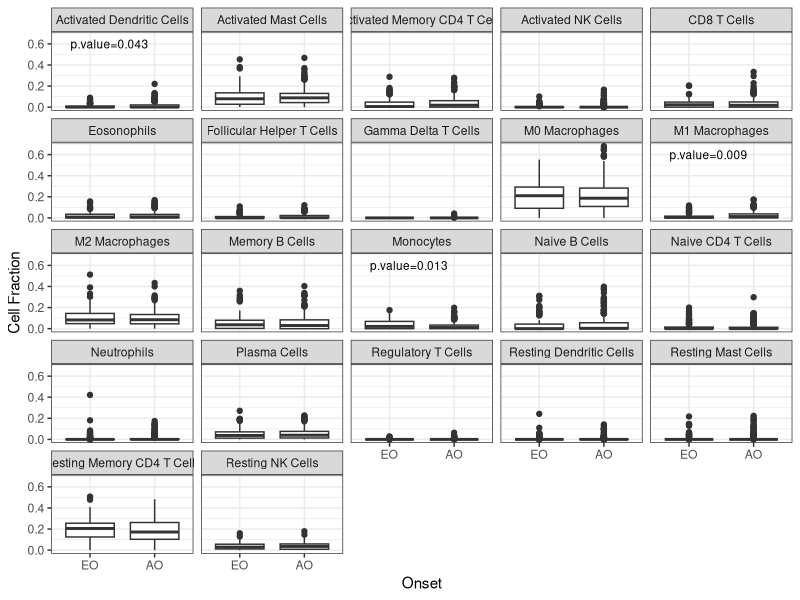
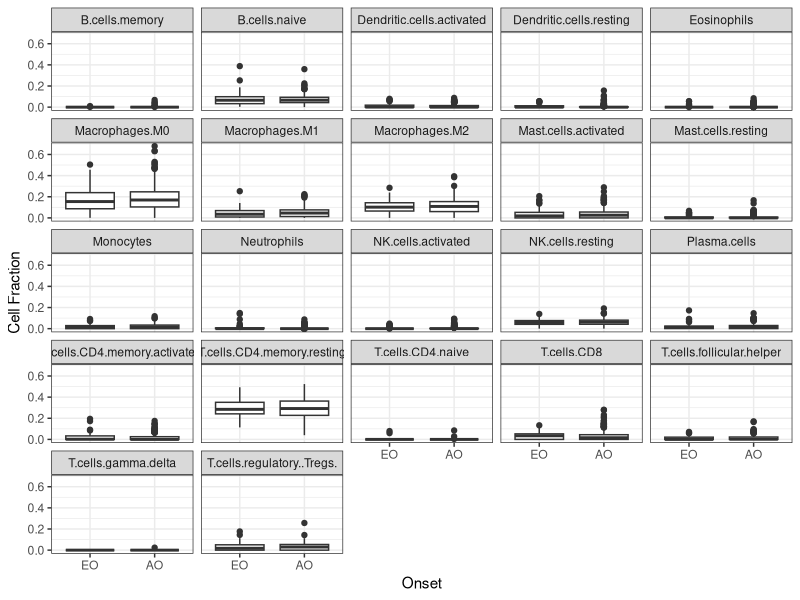
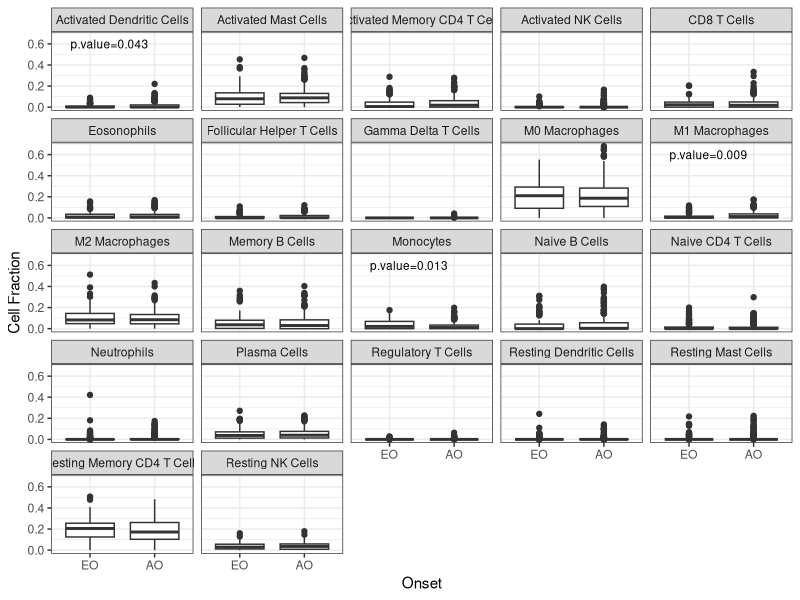
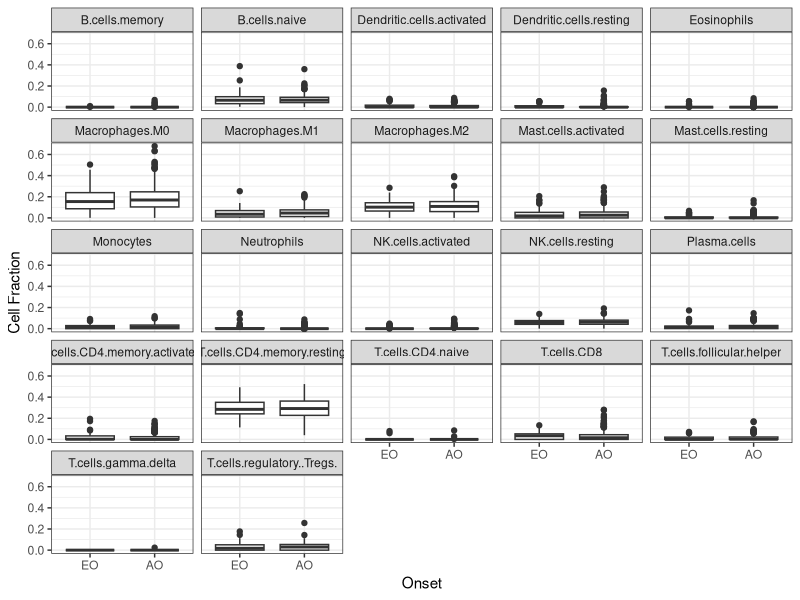

Generate these figures, in order, with R:
## ---- chunk 1
knitr::opts_chunk$set(echo = TRUE)
library(tidyverse)
## ---- chunk 2
orien.immune <- read.csv("../tables/s_orien-immune-frac.csv")
tcga.immune <- read.csv("../tables/s_tcga-immune-frac.csv")

orien.clin <- read.csv("../data/clinical_ORIEN_curated.csv")
tcga.clin <- read.csv("../data/clinical_TCGA_curated.csv")
## ---- chunk 3
oldlabs <- c("B.cells.naive", "B.cells.memory", 
             "Plasma.cells", "T.cells.CD8", "T.cells.CD4.naive", 
             "T.cells.CD4.memory.resting", "T.cells.CD4.memory.activated", "T.cells.follicular.helper",
             "T.cells.gamma.delta", "T.cells.regulatory..Tregs.", "NK.cells.resting", 
             "NK.cells.activated", "Monocytes", "Macrophages.M0", 
             "Macrophages.M1", "Macrophages.M2", "Dendritic.cells.resting", 
             "Dendritic.cells.activated", "Mast.cells.resting", "Mast.cells.activated", 
             "Eosinophils", "Neutrophils", "TILs")

newlabs <- c("Naive B Cells", "Memory B Cells", 
             "Plasma Cells", "CD8 T Cells", "Naive CD4 T Cells", 
             "Resting Memory CD4 T Cells", "Activated Memory CD4 T Cells", "Follicular Helper T Cells",
             "Gamma Delta T Cells", "Regulatory T Cells", "Resting NK Cells", 
             "Activated NK Cells", "Monocytes", "M0 Macrophages",
             "M1 Macrophages", "M2 Macrophages", "Resting Dendritic Cells", 
             "Activated Dendritic Cells", "Resting Mast Cells", "Activated Mast Cells", 
             "Eosonophils", "Neutrophils", "TILs")

lab.df <- as.data.frame(cbind(ImmuneCell = oldlabs, newlabs))
## ---- chunk 4
orien.plot <- orien.clin %>%
  select(RNASeq, agestat) %>%
  rename("sample" = "RNASeq") %>%
  left_join(orien.immune) %>%
  pivot_longer(-c("sample", "agestat"), names_to = "ImmuneCell", values_to = "CellFrac") %>%
  left_join(lab.df)

tcga.plot <- tcga.clin %>%
  select(sample.expression, agestat) %>%
  # rename("sample" = "RNASeq") %>%
  left_join(tcga.immune) %>%
  pivot_longer(-c("sample.expression", "agestat"), names_to = "ImmuneCell", values_to = "CellFrac")
## ---- chunk 5
test.cell.agediff <- function(data, celltype){
  tmp <- data %>%
    filter(ImmuneCell == celltype)
  tres <- t.test(CellFrac ~ agestat, data = tmp)
  return(tres$p.value)
}

cells <- unique(orien.plot$ImmuneCell)

orien.tres <- unlist(lapply(cells, function(x) test.cell.agediff(orien.plot, x)))
orien.tres.df <-as.data.frame(cbind(ImmuneCell = cells,
                                    p.val = orien.tres,
                                    p.adj = p.adjust(orien.tres))) %>%
  left_join(lab.df)



tcga.tres <- unlist(lapply(cells, function(x) test.cell.agediff(tcga.plot, x)))
tcga.tres.df <- as.data.frame(cbind(ImmuneCell = cells,
                                    p.val = tcga.tres,
                                    p.adj = p.adjust(tcga.tres)))
## ---- chunk 6
orien.sig <- orien.tres.df %>%
  mutate(agestat = "EO",
         CellFrac = .6,
         p.adj = as.numeric(p.adj),
         plab = paste0("p.value=", round(p.adj,3))) %>%
  filter(p.adj < 0.05)

orien.plot %>%
  ggplot(aes(x = agestat, y = CellFrac)) +
  facet_wrap(vars(newlabs)) +
  geom_boxplot() +
  geom_text(data = orien.sig, aes(label = plab), size = 3, hjust = .25) +
  scale_x_discrete(breaks = c("EO", "LO"), labels = c("EO", "AO")) +
  labs(x = "Onset", y = "Cell Fraction") +
  theme_bw() 
ggsave("../figures/boxplot_ORIEN_immune-age.png", height = 10, width = 10)
## ---- chunk 7
tcga.plot %>%
  ggplot(aes(x = agestat, y = CellFrac)) +
  facet_wrap(vars(ImmuneCell)) +
  geom_boxplot() +
  scale_x_discrete(breaks = c("EO", "LO"), labels = c("EO", "AO")) +
  labs(x = "Onset", y = "Cell Fraction") +
  theme_bw() 
ggsave("../figures/boxplot_TCGA_immune-age.png", height = 10, width = 10)
